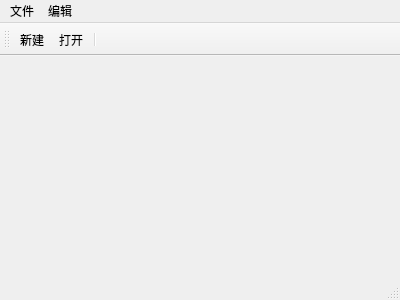
<?xml version="1.0" encoding="UTF-8"?>
<ui version="4.0">
 <class>MainWindow</class>
 <widget class="QMainWindow" name="MainWindow">
  <property name="geometry">
   <rect>
    <x>0</x>
    <y>0</y>
    <width>400</width>
    <height>300</height>
   </rect>
  </property>
  <property name="windowTitle">
   <string>MainWindow</string>
  </property>
  <widget class="QWidget" name="centralWidget"/>
  <widget class="QMenuBar" name="menuBar">
   <property name="geometry">
    <rect>
     <x>0</x>
     <y>0</y>
     <width>400</width>
     <height>23</height>
    </rect>
   </property>
   <widget class="QMenu" name="menu">
    <property name="title">
     <string>文件</string>
    </property>
    <addaction name="separator"/>
    <addaction name="actionNew"/>
    <addaction name="actionOpen"/>
   </widget>
   <widget class="QMenu" name="menu_2">
    <property name="title">
     <string>编辑</string>
    </property>
   </widget>
   <addaction name="menu"/>
   <addaction name="menu_2"/>
  </widget>
  <widget class="QToolBar" name="mainToolBar">
   <property name="allowedAreas">
    <set>Qt::BottomToolBarArea|Qt::TopToolBarArea</set>
   </property>
   <attribute name="toolBarArea">
    <enum>TopToolBarArea</enum>
   </attribute>
   <attribute name="toolBarBreak">
    <bool>true</bool>
   </attribute>
   <addaction name="actionNew"/>
   <addaction name="actionOpen"/>
   <addaction name="separator"/>
  </widget>
  <widget class="QStatusBar" name="statusBar"/>
  <action name="actionNew">
   <property name="text">
    <string>新建</string>
   </property>
  </action>
  <action name="actionOpen">
   <property name="text">
    <string>打开</string>
   </property>
  </action>
 </widget>
 <layoutdefault spacing="6" margin="11"/>
 <resources/>
 <connections/>
</ui>
